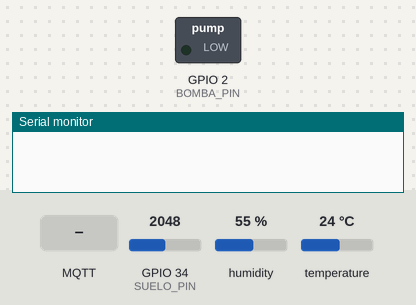
Recording of a sketch running on a simulated ESP32. Parts: switched loads named in the sketch (green lamp = pin HIGH), the last lines printed to the serial monitor. Inputs (shaded band) come from the test bench; at power-on: GPIO 34 (SUELO_PIN) = 2048, humidity 55 %, temperature 24 °C. WiFi joins after 1.5 s; servers stay silent unless stated; no MQTT or app messages arrive unless stated.

Above: at 2.7 s.
2.8 s: MQTT message "BOMBA_ON" arrives on the first subscribed topic
At 4.7 s:
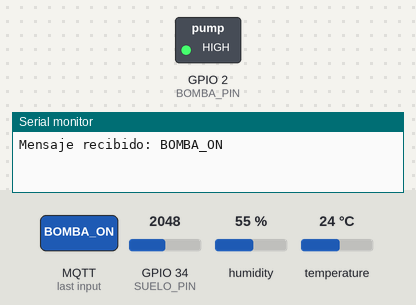
5.0 s: MQTT message "SISTEMA_ON" arrives on the first subscribed topic
7.1 s: MQTT message "SISTEMA_OFF" arrives on the first subscribed topic
Timing chart, 0 to 10.1 s (numbered marks = the images above; inputs shaded):
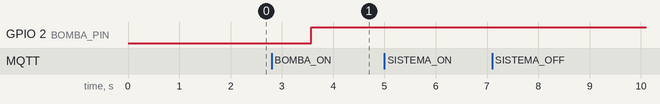

Measured:
- after the input at 2.8 s, GPIO 2 (BOMBA_PIN): LOW → HIGH after 0.78 s

The sketch:

codigoESP32.ino
```cpp
#include <WiFi.h>
#include <PubSubClient.h>
#include "DHT.h"

// --- Configuración de Red y MQTT ---
const char* ssid = "iPhone de lui";
const char* password = "luisa123";
const char* mqtt_server = "broker.hivemq.com";
const int mqtt_port = 1883;

// Topics
const char* mqtt_topic_data = "luixxa/dht11";
const char* mqtt_topic_control = "luixxa/control";

// --- Configuración de Pines ---
#define DHTPIN 4
#define SUELO_PIN 34
#define BOMBA_PIN 2
#define DHTTYPE DHT11
#define HUMEDAD_MINIMA 2500

// --- Estados de control ---
bool sistemaActivo = true;
bool bombaManual = false;

// --- Inicialización ---
DHT dht(DHTPIN, DHTTYPE);
WiFiClient espClient;
PubSubClient client(espClient);

// --- WIFI ---
void setup_wifi() {
  WiFi.begin(ssid, password);
  while (WiFi.status() != WL_CONNECTED) {
    delay(500);
  }
}

// --- CALLBACK MQTT (RECIBIR COMANDOS) ---
void callback(char* topic, byte* payload, unsigned int length) {
  String mensaje;
  for (int i = 0; i < length; i++) {
    mensaje += (char)payload[i];
  }

  Serial.print("Mensaje recibido: ");
  Serial.println(mensaje);

  if (mensaje == "SISTEMA_ON") sistemaActivo = true;
  if (mensaje == "SISTEMA_OFF") sistemaActivo = false;

  if (mensaje == "BOMBA_ON") {
    bombaManual = true;
    digitalWrite(BOMBA_PIN, HIGH);
  }

  if (mensaje == "BOMBA_OFF") {
    bombaManual = false;
    digitalWrite(BOMBA_PIN, LOW);
  }
}

// --- RECONEXIÓN MQTT ---
void reconnect_mqtt() {
  while (!client.connected()) {
    if (client.connect("ESP32_AGROTIC")) {
      client.subscribe(mqtt_topic_control);
    } else {
      delay(5000);
    }
  }
}

// --- SETUP ---
void setup() {
  Serial.begin(115200);
  dht.begin();

  pinMode(BOMBA_PIN, OUTPUT);
  digitalWrite(BOMBA_PIN, LOW);

  setup_wifi();
  client.setServer(mqtt_server, mqtt_port);
  client.setCallback(callback);
}

// --- LOOP PRINCIPAL ---
void loop() {
  if (!client.connected()) reconnect_mqtt();
  client.loop();

  delay(2000);

  // --- SI EL SISTEMA ESTÁ DESACTIVADO ---
  if (!sistemaActivo) {
    Serial.println("Sistema desactivado por Dashboard");
    return;
  }

  // --- LECTURA DE SENSORES ---
  float h_aire = dht.readHumidity();
  float t_aire = dht.readTemperature();
  int lectura_suelo = analogRead(SUELO_PIN);

  if (isnan(h_aire) || isnan(t_aire)) return;

  // --- CONTROL AUTOMÁTICO DE BOMBA (SI NO ESTÁ EN MANUAL) ---
  bool bomba_activa = false;

  if (!bombaManual) {
    if (lectura_suelo > HUMEDAD_MINIMA) {
      digitalWrite(BOMBA_PIN, HIGH);
      bomba_activa = true;
    } else {
      digitalWrite(BOMBA_PIN, LOW);
    }
  } else {
    bomba_activa = digitalRead(BOMBA_PIN);
  }

  // --- ENVÍO DE JSON ---
  String payload = "{";
  payload += "\"temperatura\":";
  payload += t_aire;
  payload += ",\"humedad_aire\":";
  payload += h_aire;
  payload += ",\"humedad_suelo_adc\":";
  payload += lectura_suelo;
  payload += ",\"bomba_estado\":\"";
  payload += (bomba_activa ? "ENCENDIDA" : "APAGADA");
  payload += "\",\"sistema\":\"";
  payload += (sistemaActivo ? "ACTIVO" : "INACTIVO");
  payload += "\"}";

  client.publish(mqtt_topic_data, payload.c_str());
}
```
